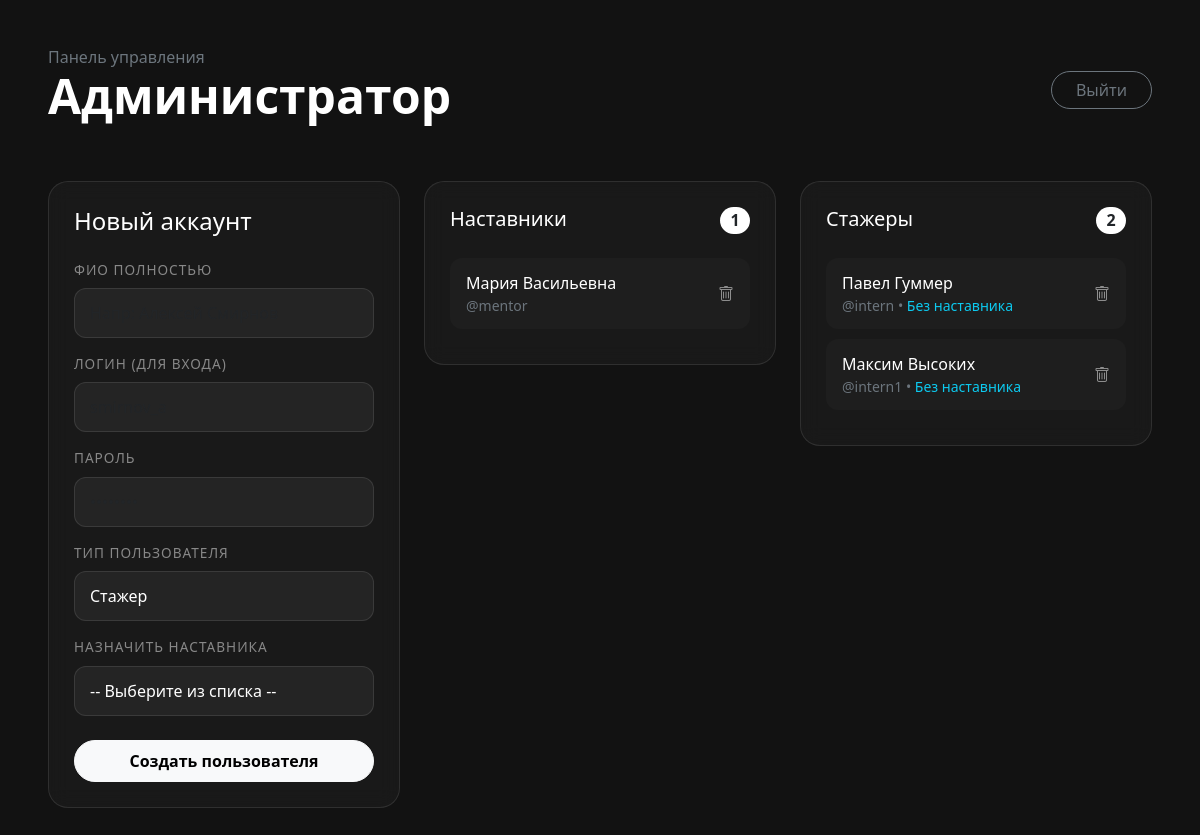
The page /admin (signed in) on the database its author committed.
### app.py (models this page shows)
class User(db.Model, UserMixin):
    id = db.Column(db.Integer, primary_key=True)
    username = db.Column(db.String(150), unique=True, nullable=False)
    password = db.Column(db.String(150), nullable=False)
    full_name = db.Column(db.String(150))
    role = db.Column(db.String(50)) # 'mentor' или 'intern'
    mentor_id = db.Column(db.Integer, db.ForeignKey('user.id'), nullable=True)
    interns = db.relationship('User', remote_side=[id], backref='mentor')

### app.py (the view)
@app.route('/admin')
@login_required
def admin_dashboard():
    if current_user.role != 'admin':
        return "У вас нет доступа к этой странице", 403
    mentors = User.query.filter_by(role='mentor').all()
    interns = User.query.filter_by(role='intern').all()
    return render_template('admin.html', mentors=mentors, interns=interns)

### app.py (called while the page is built)
@login_manager.user_loader
def load_user(user_id):
    return User.query.get(int(user_id))

### templates/admin.html (shortened to what this page needs)
{% extends "base.html" %}
{% block content %}
<div class="container-fluid p-4 p-md-5">
    <div class="d-flex justify-content-between align-items-center mb-5">
        <div>
            <h6 class="text-secondary fw-normal m-0">Панель управления</h6>
            <h1 class="display-5 fw-bold text-white">Администратор</h1>
        </div>
        <a href="{{ url_for('logout') }}" class="btn btn-outline-secondary rounded-pill px-4">Выйти</a>
    </div>
    <div class="row g-4">
        <div class="col-lg-4">
            <div class="admin-card h-100">
                <h4 class="text-white mb-4">Новый аккаунт</h4>
                <form action="{{ url_for('create_user') }}" method="POST">
                    <div class="mb-3">
                        <label class="field-label">ФИО полностью</label>
                        <input type="text" name="full_name" class="form-control dark-input-clean" required placeholder="Напр: Алексей Смирнов">
                    </div>
                    <div class="mb-3">
                        <label class="field-label">Логин (для входа)</label>
                        <input type="text" name="username" class="form-control dark-input-clean" required placeholder="smirnov_a">
                    </div>
                    <div class="mb-3">
                        <label class="field-label">Пароль</label>
                        <input type="password" name="password" class="form-control dark-input-clean" required placeholder="••••••••">
                    </div>
                    <div class="mb-3">
                        <label class="field-label">Тип пользователя</label>
                        <select name="role" id="roleSelect" class="form-select dark-input-clean" required>
                            <option value="intern">Стажер</option>
                        </select>
                    </div>
                    <div class="mb-4" id="mentorSelectBlock">
                        <label class="field-label">Назначить наставника</label>
                        <select name="mentor_id" class="form-select dark-input-clean">
                            <option value="">-- Выберите из списка --</option>
                        </select>
                    </div>
                    <button type="submit" class="btn btn-light w-100 rounded-pill py-2 fw-bold">Создать пользователя</button>
                </form>
            </div>
        </div>
        <div class="col-lg-8">
            <div class="row g-4">
                <div class="col-md-6">
                    <div class="admin-card">
                        <h5 class="text-white mb-4 d-flex justify-content-between">
                            Наставники <span class="badge rounded-pill bg-white text-dark fs-6">{{ mentors|length }}</span>
                        </h5>
                        <div class="user-list">
                            {% for mentor in mentors %}
                            <div class="topic-item d-flex justify-content-between align-items-center">
                                <div>
                                    <div class="text-white fw-medium">{{ mentor.full_name }}</div>
                                    <div class="small text-secondary">@{{ mentor.username }}</div>
                                </div>
                                <form action="{{ url_for('delete_user', user_id=mentor.id) }}" method="POST">
                                    <button type="submit" class="btn text-secondary hover-red p-0 border-0 bg-transparent" onclick="return confirm('Удалить наставника?')">
                                        <i class="bi bi-trash"></i>
                                    </button>
                                </form>
                            </div>
                            {% else %}
                            <p class="text-secondary small text-center my-4">Список пуст</p>
                            {% endfor %}
                        </div>
                    </div>
                </div>
                <div class="col-md-6">
                    <div class="admin-card">
                        <h5 class="text-white mb-4 d-flex justify-content-between">
                            Стажеры <span class="badge rounded-pill bg-white text-dark fs-6">{{ interns|length }}</span>
                        </h5>
                        <div class="user-list">
                            {% for intern in interns %}
                            <div class="topic-item d-flex justify-content-between align-items-center">
                                <div>
                                    <div class="text-white fw-medium">{{ intern.full_name }}</div>
                                    <div class="small text-secondary">
                                        @{{ intern.username }} •
                                        <span class="text-info">{{ intern.mentor.full_name if intern.mentor else 'Без наставника' }}</span>
                                    </div>
                                </div>
                                <form action="{{ url_for('delete_user', user_id=intern.id) }}" method="POST">
                                    <button type="submit" class="btn text-secondary hover-red p-0 border-0 bg-transparent" onclick="return confirm('Удалить стажера?')">
                                        <i class="bi bi-trash"></i>
                                    </button>
                                </form>
                            </div>
                            {% else %}
                            <p class="text-secondary small text-center my-4">Список пуст</p>
                            {% endfor %}
                        </div>
                    </div>
                </div>
            </div>
        </div>
    </div>
</div>
{% endblock %}

### templates/base.html (shortened to what this page needs)
<!doctype html>
<html lang="ru">
<head>
    <link href="https://cdn.jsdelivr.net/npm/bootstrap@5.3.0/dist/css/bootstrap.min.css" rel="stylesheet">
    <link rel="stylesheet" href="https://cdn.jsdelivr.net/npm/bootstrap-icons@1.10.5/font/bootstrap-icons.css">
    <link rel="stylesheet" href="{{ url_for('static', filename='css/style.css') }}">
</head>
<body>
    {% block content %}{% endblock %}
</body>
</html>

### static/css/style.css (style rules this page uses)
:root { --bg-body: #121212; --bg-surface: #1c1c1e; --bg-element: #2c2c2e; --primary-glow: #4f4bff; --text-main: #ffffff; --text-muted: #bbbbbb; --border-radius: 20px; --border-color: #333; }
body { background-color: var(--bg-body); color: var(--text-main); font-family: 'Segoe UI', Roboto, Helvetica, Arial, sans-serif; min-height: 100vh; margin: 0; overflow-x: hidden; overflow-y: auto; }
.topic-item { display: flex; justify-content: space-between; align-items: center; background-color: transparent; border: 1px solid transparent; border-radius: 15px; padding: 12px 20px; margin-bottom: 8px; cursor: pointer; transition: all 0.2s ease; color: var(--text-muted); text-decoration: none; }
.field-label { font-size: 0.85rem; color: #666; margin-bottom: 8px; display: block; }
.admin-card { background: rgba(255, 255, 255, 0.03); border: 1px solid rgba(255, 255, 255, 0.1); backdrop-filter: blur(10px); border-radius: 20px; padding: 25px; transition: all 0.3s ease; }
.dark-input-clean { background: rgba(255, 255, 255, 0.05) !important; border: 1px solid rgba(255, 255, 255, 0.1) !important; color: white !important; border-radius: 12px !important; padding: 12px 15px !important; }
.field-label { color: #888; font-size: 0.85rem; text-transform: uppercase; letter-spacing: 1px; margin-bottom: 8px; display: block; }
.topic-item { background: rgba(255, 255, 255, 0.02); border-radius: 12px; padding: 12px 15px; margin-bottom: 10px; border: 1px solid transparent; }
.bi-trash { color: rgba(255, 255, 255, 0.5); transition: color 0.3s ease; }

### rows shown on the page
User: full_name "Мария Васильевна", username "mentor"
User: full_name "Павел Гуммер", username "intern", mentor "Без наставника"
User: full_name "Максим Высоких", username "intern1", mentor "Без наставника"

### other values the page prints
{{ mentors|length }} "1"
{{ interns|length }} "2"
